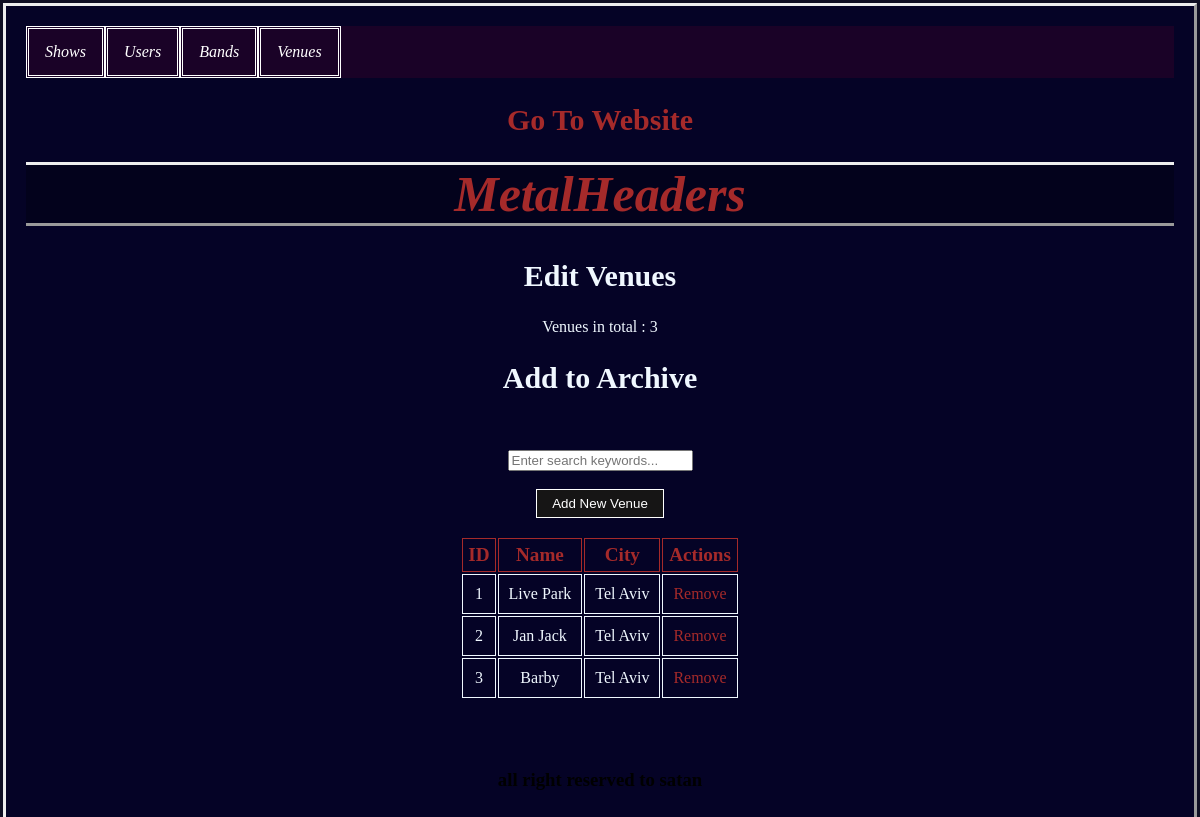
Page /venues (signed in) on the committed database.
### app.py (models this page shows)
class Venues(db.Model):
    id = db.Column(db.Integer, primary_key = True)
    name = db.Column(db.String(20), nullable = False)
    city = db.Column(db.String(20), nullable = False)

### app.py (the view, shortened to what this page needs)
@app.route('/venues', methods = ['POST','GET'])
@login_required
def venues():
    if current_user.id != 1:
        return redirect(url_for('website'))
    if request.method == 'GET':
        venues = Venues().query.all()
        amount = len(venues)
        return render_template('venues.html', cities = cities, venues = venues, amount = amount)

### app.py (called while the page is built)
@login_manager.user_loader
def load_user(user_id):
    return Users.query.get(user_id)

### templates/venues.html (shortened to what this page needs)
{% extends 'base.html' %}
{% block page_title %}Edit Venues{% endblock %}
{% block body %}
<header>
<p class="total">Venues in total : {{ amount }}</p>
<h2 class="arc">Add to Archive</h2>
</header>
<div class="center">
    <input type="text" id="searchInput" placeholder="Enter search keywords..." onkeyup="searchTable()"><br><br>
    <button class="add-form" onclick="showFormBlock()">Add New Venue</button>
        <div class="list">
        <br>
    <table style="margin: auto; ">
        <tr>
            <th>ID</th><th>Name</th><th>City</th><th>Actions</th>
        </tr>
        {% for i in venues %}
        <tr>
            <td>{{ i.id }}</td><td>{{ i.name }}</td><td>{{ i.city }}</td><td><a href="/venues/remove={{ i.id }}">Remove</a></td>
        </tr>
        {% endfor %}
    </table>
 </div>
</div>
{% endblock %}

### static/main.css (style rules this page uses)
html { background-color: #030217f1; color: aliceblue; }
body { margin: 3px; padding: 20px; border-style: outset; font-family: 'Times New Roman'; background-color: #050327f1; }
header { text-align: center; }
header h2 { text-align: center; font-size: 30px; }
div.center { margin: auto; text-align: center; padding: 50px; padding-top: 30px; }
table { text-align: center; }
th { text-align: center; font-size: larger; color: brown; padding: 5px; }
td { padding: 10px; }
th, td { border: 1px solid; }
a { color: brown; text-decoration: dotted; }
input[type = submit], button.add-form { background-color: rgb(22, 21, 21); padding: 6px 15px; border: 1px solid; color: white; cursor: pointer; }

### rows in the picture
Venues: id "1", name "Live Park", city "Tel Aviv"
Venues: id "2", name "Jan Jack", city "Tel Aviv"
Venues: id "3", name "Barby", city "Tel Aviv"

### other values in the picture
{{ amount }} "3"
